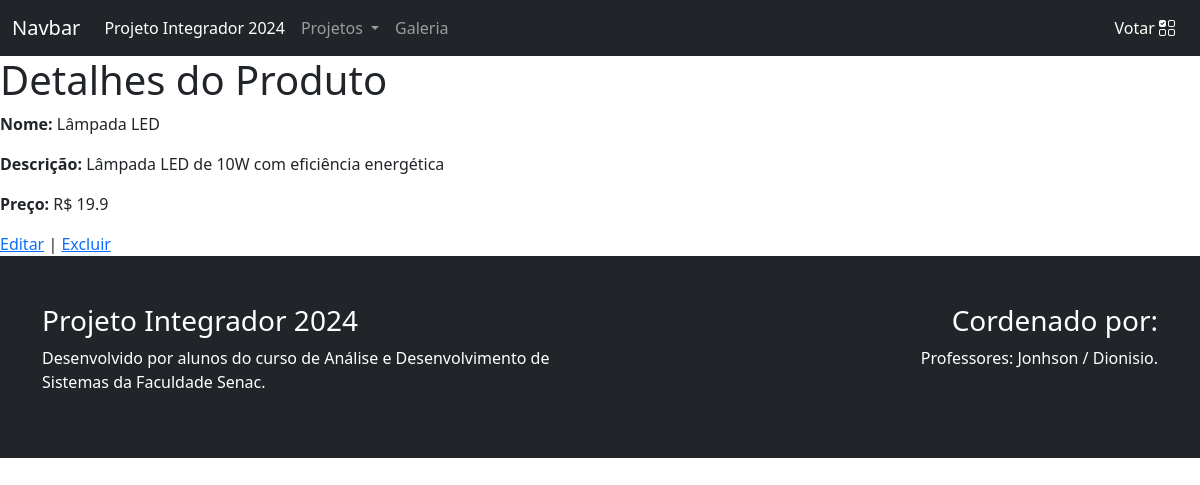
Screenshot of /view/produto/produtoDetail.php?id=3 with the database file from the repository.
### tables this page shows
create table produto(
pro_id integer primary key auto_increment,
pro_nome varchar(40) not null,
pro_descricao varchar(255) not null,
pro_preco double not null,
pro_url varchar(255)
);

### model/Produto.php (called while the page is built, shortened)
<?php
class Produto {
    private $conn;
    private $table_name = "produto";
    public $pro_id;
    public function __construct($db) {
        $this->conn = $db;
    }
    public function readOne() {
        $query = "SELECT * FROM " . $this->table_name . " WHERE pro_id = ? LIMIT 0,1";
        $stmt = $this->conn->prepare($query);
        $stmt->bindParam(1, $this->pro_id);
        $stmt->execute();
        $row = $stmt->fetch(PDO::FETCH_ASSOC);
        $this->pro_nome = $row['pro_nome'];
        $this->pro_descricao = $row['pro_descricao'];
        $this->pro_preco = $row['pro_preco'];
    }
}

### view/produto/produtoDetail.php (the view, shortened to what this page needs)
<?php
require_once '../../model/produto.php';
if (isset($_GET['id'])) {
    $id = $_GET['id'];
    $database = new Database();
    $db = $database->getConnection();
    $produto = new Produto($db);
    $produto->pro_id = $id;
    $produto->readOne();
} else {
    echo "Produto não encontrado.";
    exit();
}
?>
    <?php include '../../utils/header.php'?>
    <?php include '../../utils/menu.php'; ?>
    <h1>Detalhes do Produto</h1>
    <p><strong>Nome:</strong> <?php echo $produto->pro_nome; ?></p>
    <p><strong>Descrição:</strong> <?php echo $produto->pro_descricao; ?></p>
    <p><strong>Preço:</strong> R$ <?php echo $produto->pro_preco; ?></p>
    <a href="produtoUpdate.php?id=<?php echo $produto->pro_id; ?>">Editar</a> |
    <a href="produtoDelete.php?id=<?php echo $produto->pro_id; ?>">Excluir</a>
    <?php include '../../utils/footer.php'; ?>

### rows the page displays
produto: pro_nome "Lâmpada LED", pro_descricao "Lâmpada LED de 10W com eficiência energética", pro_preco "19.9"
